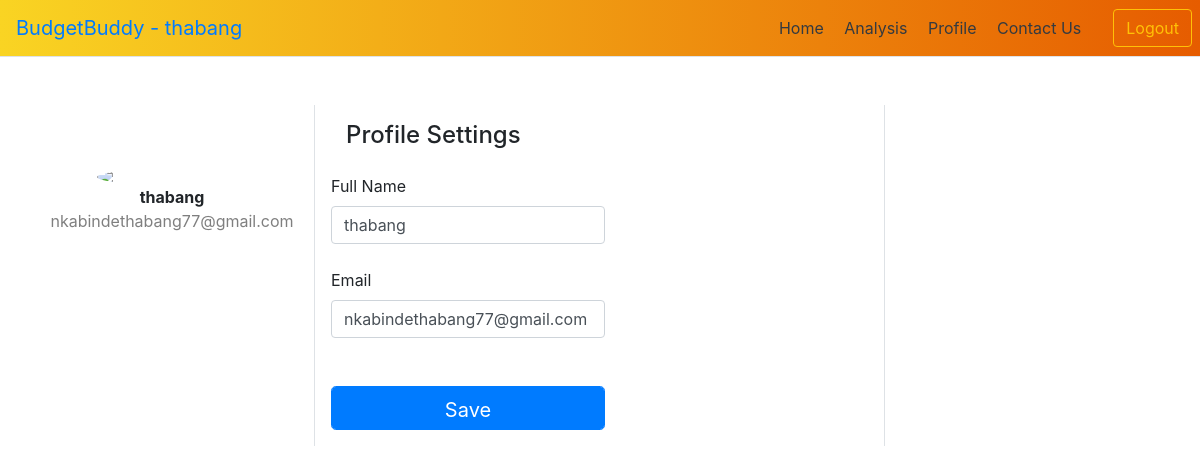
Page /profile (signed in) on the committed database.
### tables this page shows
CREATE TABLE user_login (user_id INTEGER PRIMARY KEY AUTOINCREMENT, username VARCHAR(30) NOT NULL, 
        email VARCHAR(30) NOT NULL UNIQUE, password VARCHAR(20) NOT NULL);

### main.py (the view)
@app.route('/profile')
def profile():
    if 'user_id' in session:  # if logged-in
        query = """select * from user_login where user_id = {} """.format(session['user_id'])
        userdata = support.execute_query('search', query)
        return render_template('profile.html', user_name=userdata[0][1], email=userdata[0][2])
    else:  # if not logged-in
        return redirect('/')

### support.py (called while the page is built)
def connect_db():
    conn = sqlite3.connect("expense.db")
    cur = conn.cursor()
    cur.execute(
        '''CREATE TABLE IF NOT EXISTS user_login (user_id INTEGER PRIMARY KEY AUTOINCREMENT, username VARCHAR(30) NOT NULL,
        email VARCHAR(30) NOT NULL UNIQUE, password VARCHAR(20) NOT NULL)''')
    cur.execute(
        '''CREATE TABLE IF NOT EXISTS user_expenses (id INTEGER PRIMARY KEY AUTOINCREMENT, user_id INTEGER NOT NULL, pdate DATE NOT
        NULL, expense VARCHAR(10) NOT NULL, amount INTEGER NOT NULL, pdescription VARCHAR(50), FOREIGN KEY (user_id)
        REFERENCES user_login(user_id))''')
    conn.commit()
    return conn, cur

def execute_query(operation=None, query=None):
    connection, cursor = connect_db()
    if operation == 'search':
        cursor.execute(query)
        data = cursor.fetchall()
        cursor.close()
        return data
    elif operation == 'insert':
        cursor.execute(query)
        connection.commit()
        cursor.close()
        connection.close()
        return None

### templates/profile.html (shortened to what this page needs)
<!DOCTYPE html>
<html lang="en">
    <head>
        <link rel="stylesheet" type="text/css" href="{{ url_for('static',filename='css/style.css') }}">
        <link rel="stylesheet" href="https://cdn.jsdelivr.net/npm/bootstrap@4.3.1/dist/css/bootstrap.min.css">
    </head>
    <body>
     <div class="bg-nav d-flex flex-column flex-md-row align-items-center pb-0 mb-0 border-bottom">
      <h5 class="m-3 mr-md-auto font-weight-normal"><a href="/" style="text-decoration : none">BudgetBuddy - {{ user_name }}</a></h5>
      <nav class="m-2 my-md-0 mr-md-3">
        <a class="py-2 m-2 text-dark" href="/home">Home</a>
        <a class="py-2 m-2 text-dark" href="/analysis">Analysis</a>
        <a class="py-2 m-2 text-dark" href="/profile">Profile</a>
        <a class="py-2 m-2 text-dark" href="/contact">Contact Us</a>
      </nav>
         <a class="btn m-2 btn-outline-warning" href="/logout">Logout</a>
    </div>
     <div class="container rounded bg-white mt-5 mb-5">
        <div class="row">
            <div class="col-md-3 border-right">
                <div class="d-flex flex-column align-items-center text-center p-3 py-3">
                    <img class="rounded-circle mt-5" width="150px" src="https://st3.depositphotos.com/15648834/17930/v/600/depositphotos_179308454-stock-illustration-unknown-person-silhouette-glasses-profile.jpg">
                    <span class="font-weight-bold">{{ user_name }}</span>
                    <span class="text-black-50">{{ email }}</span>
                </div>
            </div>
            <div class="col-md-6 border-right">
                <div class="p-3 p-2">
                    <div class="d-flex justify-content-between align-items-center mb-3">
                        <h4 class="text-right">Profile Settings</h4>
                    </div>
                    <div class="row mt-3">
                        <form class="form" method="post" action="/updateprofile">
                            <label>Full Name</label><br>
                            <input type="text" class="form-control" name="name" value="{{ user_name }}" required><br>
                            <label>Email</label><br>
                            <input type="email" class="form-control" name="email" value="{{ email }}" required><br><br>
                            <input type="submit" class="form-control btn btn-primary btn-block btn-lg" value="Save">
                        </form>
                    </div>
                </div>
            </div>
        </div>
    </div>
   </body>
</html>

### static/css/style.css (style rules this page uses)
.bg-nav { background: #e65c00; background: -webkit-linear-gradient(to right, #F9D423, #e65c00); background: linear-gradient(to right, #F9D423, #e65c00); }
* { margin: 0; padding: 0; scroll-behavior: smooth; box-sizing: border-box; }
body { overflow-x: hidden; font-family: "Poppins", sans-serif; font-size: 16px; background-image: url('../images/budgetbuddy_logo_bg.png'); background-size: contain; background-position: center; background-repeat: no-repeat; background-attachment: fixed; background-color: #f8f9fa; }
input { overflow: hidden; }

### rows in the picture
user_login: username "thabang", email "nkabindethabang77@gmail.com", name "thabang"
